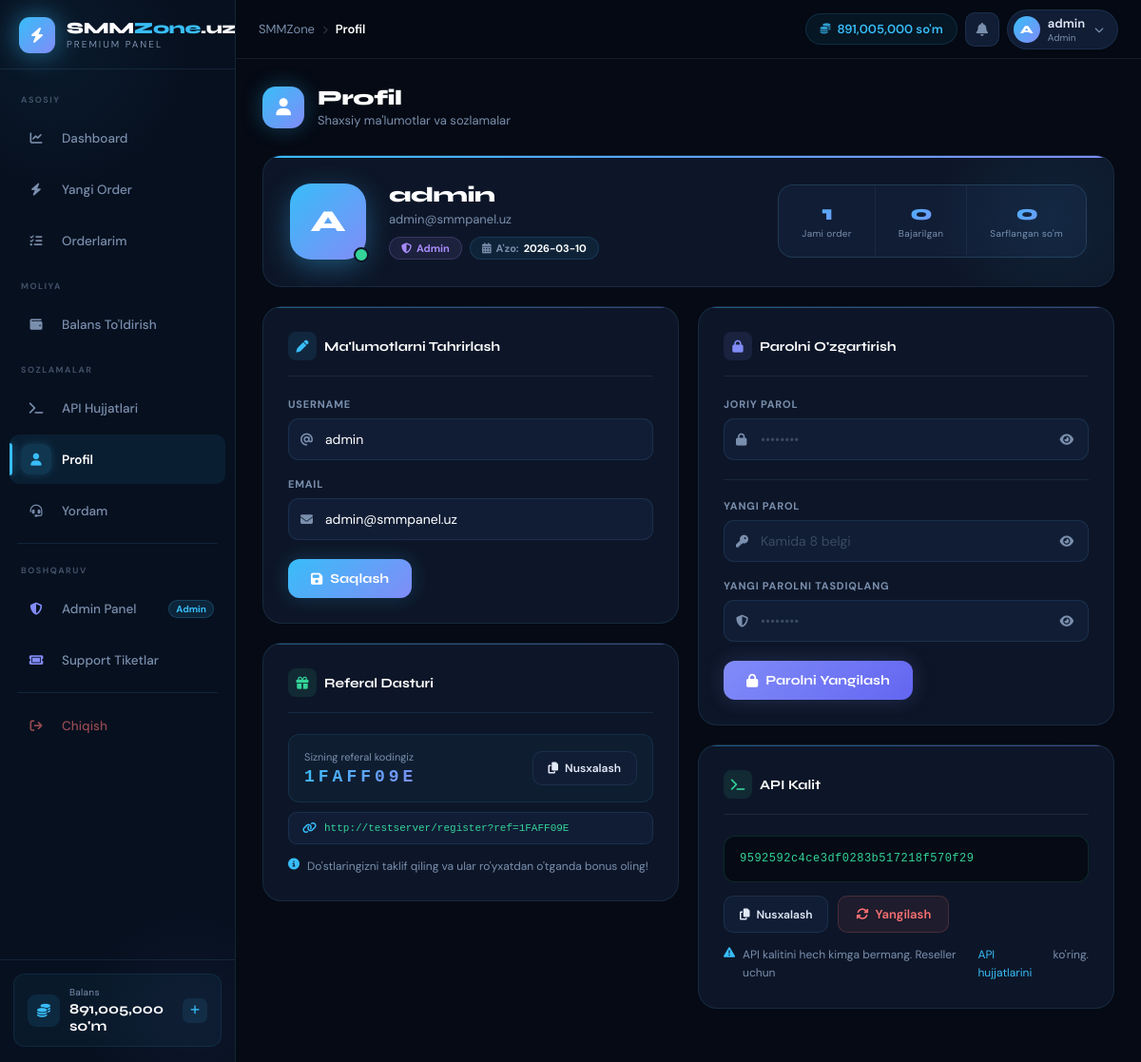
The page /profile (signed in) on the database as committed earlier.
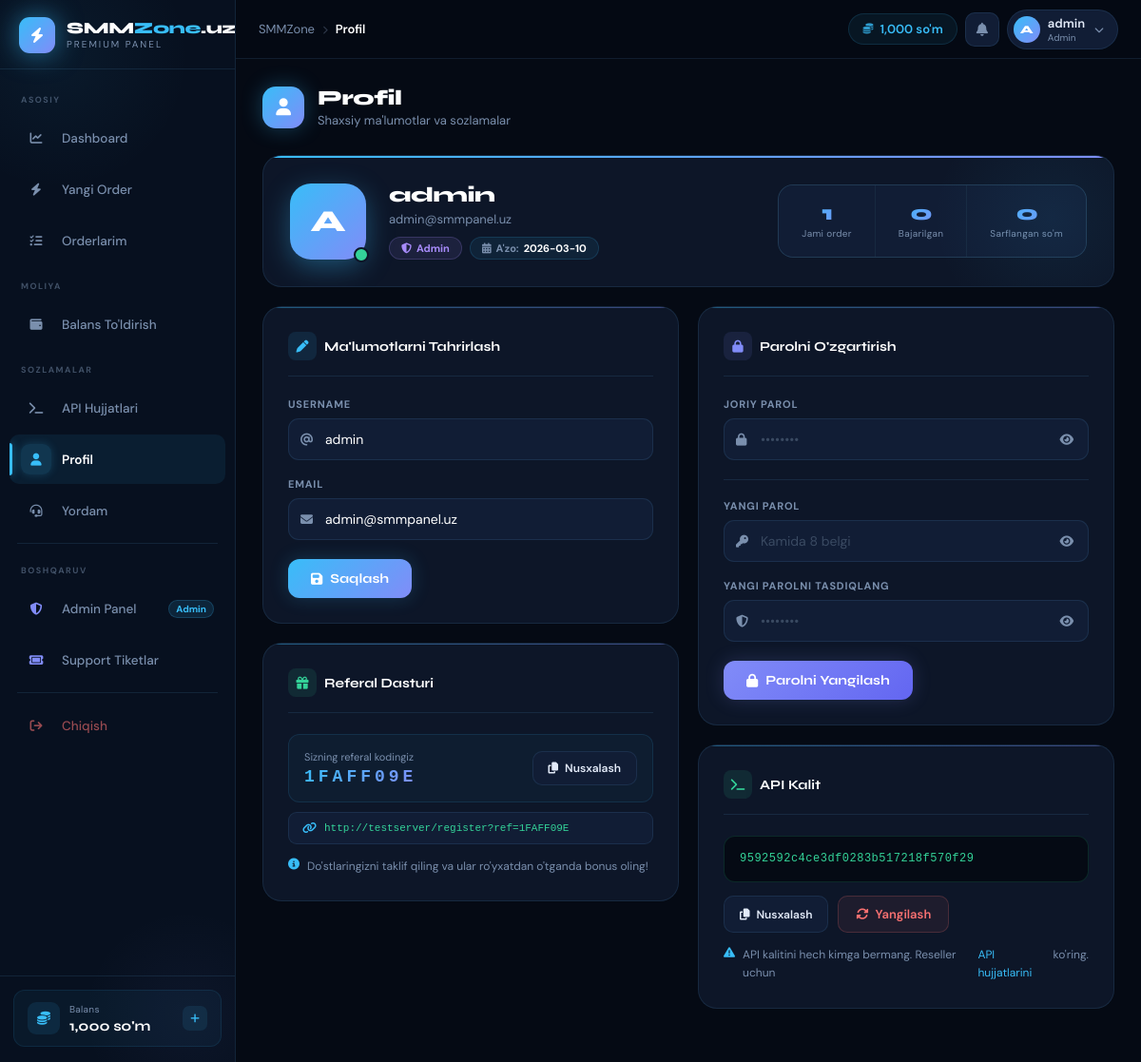
The same page on the database as committed later.
### tables this page shows
CREATE TABLE users (
    id           INTEGER PRIMARY KEY AUTOINCREMENT,
    username     TEXT UNIQUE NOT NULL,
    email        TEXT UNIQUE NOT NULL,
    password     TEXT NOT NULL,
    balance      REAL DEFAULT 0,
    role         TEXT DEFAULT 'user',
    api_key      TEXT UNIQUE,
    total_spent  REAL DEFAULT 0,
    total_orders INTEGER DEFAULT 0,
    ref_code     TEXT UNIQUE,
    referred_by  INTEGER,
    ref_earnings REAL DEFAULT 0,
    is_active    INTEGER DEFAULT 1,
    created_at   TEXT DEFAULT (datetime('now'))
);

### services/user_service.py (the view)
@user_bp.route("/profile")
@login_required
def profile():
    db  = get_db()
    u   = current_user()
    txs = r2l(db.execute(
        "SELECT * FROM transactions WHERE user_id=? ORDER BY created_at DESC LIMIT 30",
        (u["id"],)
    ).fetchall())
    stats = {
        "total_orders": db.execute("SELECT COUNT(*) FROM orders WHERE user_id=?", (u["id"],)).fetchone()[0],
        "completed":    db.execute("SELECT COUNT(*) FROM orders WHERE user_id=? AND status='Completed'", (u["id"],)).fetchone()[0],
        "pending":      db.execute("SELECT COUNT(*) FROM orders WHERE user_id=? AND status IN ('Pending','Processing')", (u["id"],)).fetchone()[0],
        "total_spent":  u["total_spent"],
    }
    return render_template("profile.html", user=r2d(u), transactions=txs, stats=stats)

### database/db.py (called while the page is built)
def get_db():
    if "db" not in g:
        g.db = sqlite3.connect(DATABASE)
        g.db.row_factory = sqlite3.Row
    return g.db

def r2d(row):
    if row is None:
        return None
    return dict(row)

def r2l(rows):
    return [dict(row) for row in rows]

### main.py (called while the page is built)
@app.context_processor
def inject_globals():
    user_balance = 0
    if "user_id" in session:
        db = get_db()
        u  = db.execute("SELECT balance FROM users WHERE id=?", (session["user_id"],)).fetchone()
        if u: user_balance = u["balance"]
        session["balance"] = user_balance
    return {"site_name": Config.SITE_NAME, "user_balance": user_balance}

### services/user_service.py (called while the page is built)
def current_user():
    db = get_db()
    return db.execute("SELECT * FROM users WHERE id=?", (session["user_id"],)).fetchone()

### templates/profile.html (shortened to what the changed rows need)
{% extends "base.html" %}
{% block content %}
<div class="pf-header">
  <div class="pf-header-left">
    <div class="pf-header-icon"><i class="fas fa-user"></i></div>
    <div>
      <div class="pf-title">Profil</div>
      <div class="pf-subtitle">Shaxsiy ma'lumotlar va sozlamalar</div>
    </div>
  </div>
</div>
<div class="pf-hero">
  <div class="pf-hero-inner">
    <div class="pf-avatar-wrap">
      <div class="pf-avatar">{{ user.username[0].upper() }}</div>
      <div class="pf-avatar-status"></div>
    </div>
    <div class="pf-user-info">
      <div class="pf-username">{{ user.username }}</div>
      <div class="pf-email">{{ user.email }}</div>
      <div class="pf-badges">
        <span class="pf-badge {% if user.role == 'admin' %}pf-badge-admin{% else %}pf-badge-user{% endif %}">
          <i class="fas fa-{% if user.role == 'admin' %}shield-alt{% else %}circle-check{% endif %}"></i>
          {% if user.role == 'admin' %}Admin{% else %}Foydalanuvchi{% endif %}
        </span>
        <span class="pf-badge pf-badge-date">
          <i class="fas fa-calendar-alt"></i>
          A'zo: <b>{{ user.created_at[:10] }}</b>
        </span>
      </div>
    </div>
    <div class="pf-hero-stats">
      <div class="pf-hstat">
        <div class="pf-hstat-num">{{ stats.total_orders }}</div>
        <div class="pf-hstat-lbl">Jami order</div>
      </div>
      <div class="pf-hstat">
        <div class="pf-hstat-num">{{ stats.completed }}</div>
        <div class="pf-hstat-lbl">Bajarilgan</div>
      </div>
      <div class="pf-hstat">
        <div class="pf-hstat-num">{{ "{:,.0f}".format(stats.total_spent) }}</div>
        <div class="pf-hstat-lbl">Sarflangan so'm</div>
      </div>
    </div>
  </div>
</div>
<div class="pf-grid">
  <div class="pf-col">
    <div class="pf-card">
      <div class="pf-card-title">
        <div class="pf-card-title-icon" style="background:rgba(56,189,248,.1);color:var(--accent)">
          <i class="fas fa-pen"></i>
        </div>
        Ma'lumotlarni Tahrirlash
      </div>
      <form method="POST" action="/profile/update">
        <div class="pf-form-group">
          <label class="pf-label">Username</label>
          <div class="pf-input-wrap">
            <input type="text" name="username" class="pf-input"
                   value="{{ user.username }}" required minlength="3" autocomplete="username">
          </div>
        </div>
        <div class="pf-form-group">
          <label class="pf-label">Email</label>
          <div class="pf-input-wrap">
            <input type="email" name="email" class="pf-input"
                   value="{{ user.email }}" required autocomplete="email">
          </div>
        </div>
        <button type="submit" class="btn-save">
          <i class="fas fa-floppy-disk"></i> Saqlash
        </button>
      </form>
    </div>
    <div class="pf-card">
      <div class="pf-card-title">
        <div class="pf-card-title-icon" style="background:rgba(52,211,153,.1);color:#34d399">
          <i class="fas fa-gift"></i>
        </div>
        Referal Dasturi
      </div>
      <div class="pf-ref-box">
        <div>
          <div class="pf-ref-lbl">Sizning referal kodingiz</div>
          <div class="pf-ref-code">{{ user.ref_code }}</div>
        </div>
        <button class="btn-copy" id="ref-copy-btn" onclick="copyRef()">
          <i class="fas fa-copy"></i> Nusxalash
        </button>
      </div>
      <div class="pf-ref-link">
        <i class="fas fa-link"></i>
        <span id="ref-link-text">{{ request.host_url }}register?ref={{ user.ref_code }}</span>
      </div>
      <div class="pf-info-note">
        <i class="fas fa-circle-info"></i>
        Do'stlaringizni taklif qiling va ular ro'yxatdan o'tganda bonus oling!
      </div>
    </div>
  </div>
  <div class="pf-col">
    <div class="pf-card">
      <div class="pf-card-title">
        <div class="pf-card-title-icon" style="background:rgba(129,140,248,.1);color:#818cf8">
          <i class="fas fa-lock"></i>
        </div>
        Parolni O'zgartirish
      </div>
      <form method="POST" action="/profile/change-password">
        <div class="pf-form-group">
          <label class="pf-label">Joriy Parol</label>
          <div class="pf-input-wrap">
            <input type="password" name="current_password" id="cur-pw"
                   class="pf-input" placeholder="••••••••" required>
            <button type="button" class="pf-pw-toggle" onclick="togglePw('cur-pw','eye-cur')">
              <i class="fas fa-eye" id="eye-cur"></i>
            </button>
          </div>
        </div>
        <div class="pf-divider"></div>
        <div class="pf-form-group">
          <label class="pf-label">Yangi Parol</label>
          <div class="pf-input-wrap">
            <input type="password" name="new_password" id="new-pw"
                   class="pf-input" placeholder="Kamida 8 belgi"
                   required minlength="8" oninput="checkStrength(this)">
            <button type="button" class="pf-pw-toggle" onclick="togglePw('new-pw','eye-new')">
              <i class="fas fa-eye" id="eye-new"></i>
            </button>
          </div>
        </div>
        <div class="pf-form-group">
          <label class="pf-label">Yangi Parolni Tasdiqlang</label>
          <div class="pf-input-wrap">
            <input type="password" name="confirm_password" id="conf-pw"
                   class="pf-input" placeholder="••••••••"
                   required oninput="checkConfirm(this)">
            <button type="button" class="pf-pw-toggle" onclick="togglePw('conf-pw','eye-conf')">
              <i class="fas fa-eye" id="eye-conf"></i>
            </button>
          </div>
        </div>
        <button type="submit" class="btn-save" style="background:linear-gradient(135deg,#818cf8,#6366f1);box-shadow:0 0 20px rgba(129,140,248,.2)">
          <i class="fas fa-lock"></i> Parolni Yangilash
        </button>
      </form>
    </div>
    <div class="pf-card">
      <div class="pf-card-title">
        <div class="pf-card-title-icon" style="background:rgba(52,211,153,.1);color:#34d399">
          <i class="fas fa-terminal"></i>
        </div>
        API Kalit
      </div>
      <div class="pf-api-box" id="api-key-box">{{ user.api_key }}</div>
      <div class="pf-api-actions">
        <button class="btn-copy" id="copy-key-btn" onclick="copyKey()">
          <i class="fas fa-copy"></i> Nusxalash
        </button>
        <form method="POST" action="/profile/regen-key"
              onsubmit="return confirm('Diqqat! Eski API kalit ishlamay qoladi. Davom etasizmi?')">
          <button type="submit" class="btn-danger">
            <i class="fas fa-rotate"></i> Yangilash
          </button>
        </form>
      </div>
      <div class="pf-info-note">
        <i class="fas fa-triangle-exclamation"></i>
        API kalitini hech kimga bermang. Reseller uchun
        <a href="/api-docs">API hujjatlarini</a> ko'ring.
      </div>
    </div>
  </div>
</div>
{% endblock %}

### templates/base.html (shortened to what the changed rows need)
<!DOCTYPE html>
<html lang="uz">
<head>
<link rel="stylesheet" href="https://cdnjs.cloudflare.com/ajax/libs/font-awesome/6.5.0/css/all.min.css">
</head>
<body>
{% if 'user_id' in session %}
<aside class="sidebar" id="sidebar">
  <a href="/dashboard" class="sidebar-brand">
    <div class="brand-icon"><i class="fas fa-bolt"></i></div>
    <div class="brand-text">
      <div class="brand-name">SMM<span>Zone</span>.uz</div>
      <div class="brand-tag">PREMIUM PANEL</div>
    </div>
  </a>
  <nav class="sidebar-nav">
    <div class="nav-section-label">Asosiy</div>
    <a href="/dashboard" class="nav-item {% if request.path == '/dashboard' %}active{% endif %}">
      <div class="nav-item-icon"><i class="fas fa-chart-line"></i></div>
      <span class="nav-item-label">Dashboard</span>
    </a>
    <a href="/new-order" class="nav-item {% if request.path == '/new-order' %}active{% endif %}">
      <div class="nav-item-icon"><i class="fas fa-bolt"></i></div>
      <span class="nav-item-label">Yangi Order</span>
    </a>
    <a href="/orders" class="nav-item {% if request.path == '/orders' %}active{% endif %}">
      <div class="nav-item-icon"><i class="fas fa-list-check"></i></div>
      <span class="nav-item-label">Orderlarim</span>
    </a>
    <div class="nav-section-label">Moliya</div>
    <a href="/add-funds" class="nav-item {% if request.path == '/add-funds' %}active{% endif %}">
      <div class="nav-item-icon"><i class="fas fa-wallet"></i></div>
      <span class="nav-item-label">Balans To'ldirish</span>
    </a>
    <div class="nav-section-label">Sozlamalar</div>
    <a href="/api-docs" class="nav-item {% if request.path == '/api-docs' %}active{% endif %}">
      <div class="nav-item-icon"><i class="fas fa-terminal"></i></div>
      <span class="nav-item-label">API Hujjatlari</span>
    </a>
    <a href="/profile" class="nav-item {% if request.path == '/profile' %}active{% endif %}">
      <div class="nav-item-icon"><i class="fas fa-user"></i></div>
      <span class="nav-item-label">Profil</span>
    </a>
    <a href="/support" class="nav-item {% if request.path == '/support' %}active{% endif %}">
      <div class="nav-item-icon"><i class="fas fa-headset"></i></div>
      <span class="nav-item-label">Yordam</span>
    </a>
    {% if session.role == 'admin' %}
    <div class="nav-divider"></div>
    <div class="nav-section-label">Boshqaruv</div>
    <a href="/admin/" class="nav-item is-admin {% if request.path == '/admin/' %}active{% endif %}">
      <div class="nav-item-icon"><i class="fas fa-shield-halved"></i></div>
      <span class="nav-item-label">Admin Panel</span>
      <span class="nav-item-badge">Admin</span>
    </a>
    <a href="/admin/support" class="nav-item is-admin {% if request.path == '/admin/support' %}active{% endif %}">
      <div class="nav-item-icon"><i class="fas fa-ticket"></i></div>
      <span class="nav-item-label">Support Tiketlar</span>
    </a>
    {% endif %}
    <div class="nav-divider"></div>
    <a href="/logout" class="nav-item is-logout">
      <div class="nav-item-icon"><i class="fas fa-arrow-right-from-bracket"></i></div>
      <span class="nav-item-label">Chiqish</span>
    </a>
  </nav>
  <div class="sidebar-footer">
    <div class="sidebar-balance">
      <div class="sb-bal-icon"><i class="fas fa-coins"></i></div>
      <div>
        <div class="sb-bal-label">Balans</div>
        <div class="sb-bal-val">{{ "{:,.0f}".format(user_balance) }} so'm</div>
      </div>
      <a href="/add-funds" class="sb-bal-link" title="To'ldirish">
        <i class="fas fa-plus"></i>
      </a>
    </div>
  </div>
</aside>
<div class="main-wrap">
  <header class="topbar">
    <div class="topbar-breadcrumb">
      <span>SMMZone</span>
      <span class="bc-sep"><i class="fas fa-chevron-right" style="font-size:9px"></i></span>
      <span class="bc-current">
        {% if '/dashboard' in request.path %}Dashboard
        {% elif '/new-order' in request.path %}Yangi Order
        {% elif '/orders' in request.path %}Orderlarim
        {% elif '/add-funds' in request.path %}Balans
        {% elif '/profile' in request.path %}Profil
        {% elif '/api-docs' in request.path %}API
        {% elif '/support' in request.path %}Yordam
        {% elif '/admin' in request.path %}Admin
        {% else %}Sahifa{% endif %}
      </span>
    </div>
    <div class="topbar-right">
      <div class="topbar-balance">
        <i class="fas fa-coins"></i>
        <span>{{ "{:,.0f}".format(user_balance) }} so'm</span>
      </div>
      <a href="#" class="topbar-notif" title="Bildirishnomalar">
        <i class="fas fa-bell"></i>
      </a>
      <a href="/profile" class="topbar-user">
        <div class="topbar-user-avatar">{{ session.username[0].upper() if session.username else 'U' }}</div>
        <div>
          <div class="topbar-user-name">{{ session.username }}</div>
          <div class="topbar-user-role">{% if session.role == 'admin' %}Admin{% else %}Foydalanuvchi{% endif %}</div>
        </div>
        <i class="fas fa-chevron-down"></i>
      </a>
    </div>
  </header>
  <main class="content">
    {% block content %}{% endblock %}
  </main>
</div>
{% else %}
{% block auth_content %}{% endblock %}
{% endif %}
</body>
</html>

Rows that differ between the two databases and show on the page:
changed users "admin": balance "891,005,000" → "1,000"
